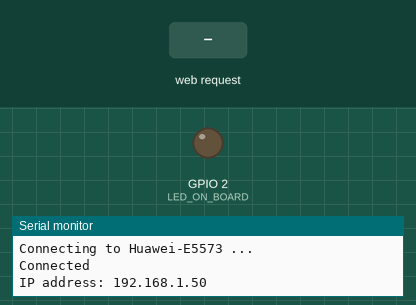
Recording of a sketch running on a simulated ESP32. Shown: output pins drawn as LEDs (lit = HIGH), the last lines printed to the serial monitor. The test bench sets the inputs (shaded band). WiFi joins after 1.5 s; servers stay silent unless stated.

Above: at 2.7 s.
2.8 s: HTTP request GET /on received
At 4.0 s:
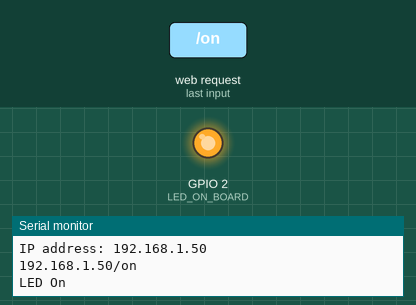
4.3 s: HTTP request GET /off received
At 5.2 s:
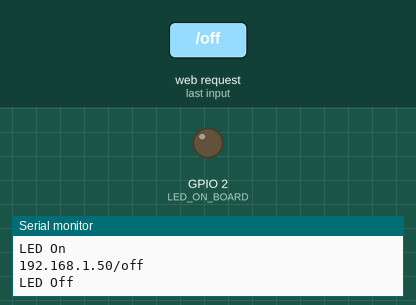
Timing chart, 0 to 7.3 s (numbered marks = the images above; inputs shaded):
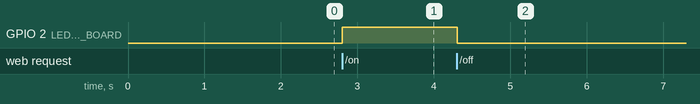

The sketch:

esp32-devkit-arduino-web-server-write-led.ino
```cpp
// Author: Erwin Ouyang, aiotedge.tech
// Date  : 7 Mar 2020

#include <WiFi.h>
#include <ESPAsyncWebServer.h>

// On-board LED's GPIO pin
#define LED_ON_BOARD 2

const char ssid[] = "Huawei-E5573";
const char pass[] = "huaweie5573";

// TCP server port for HTTP
const uint16_t port = 80;

// Create AsyncWebServer object
AsyncWebServer server(port);

// Web page
const char webpage[] PROGMEM = R"=====(
<html>
  <head>
    <title>ESP32 Web Page</title>
  </head>
  <body>
    <p>Write LED State</p>
    <a href="/on"><button>ON</button></a>
    <a href="/off"><button>OFF</button></a>
  </body>
</html>
)=====";

void setup()
{
  // Set GPIO pin as output for on-board LED
  pinMode(LED_ON_BOARD, OUTPUT);
  // Setup serial communication
  Serial.begin(115200);

  // *** Connect to a WiFi access point ***
  Serial.printf("Connecting to %s ...\n", ssid);
  WiFi.mode(WIFI_STA);
  WiFi.begin(ssid, pass);
  if (WiFi.waitForConnectResult() != WL_CONNECTED)
  {
    Serial.printf("WiFi connect failed! Rebooting ...\n");
    delay(1000);
    ESP.restart();
  }
  Serial.printf("Connected\n");
  Serial.printf("IP address: %s\n", WiFi.localIP().toString().c_str());

  // Handler for root request
  server.on("/", HTTP_GET, [](AsyncWebServerRequest *request)
  {
    request->send_P(200, "text/html", webpage);
  });

  // Handler for turning on the LED
  server.on("/on", HTTP_GET, [](AsyncWebServerRequest *request){
    printf("%s/on\n", WiFi.localIP().toString().c_str());
    digitalWrite(LED_ON_BOARD, HIGH);
    printf("LED On\n");
    request->redirect("/");
  });

  // Handler for turning of the LED
  server.on("/off", HTTP_GET, [](AsyncWebServerRequest *request){
    printf("%s/off\n", WiFi.localIP().toString().c_str());
    digitalWrite(LED_ON_BOARD, LOW);
    printf("LED Off\n");
    request->redirect("/");
  });

  // Start server
  server.begin();
}

void loop()
{
}
```

Measured:
- after the input at 2.8 s, GPIO 2 (LED_ON_BOARD): LOW → HIGH at once
- after the input at 4.3 s, GPIO 2 (LED_ON_BOARD): HIGH → LOW at once
